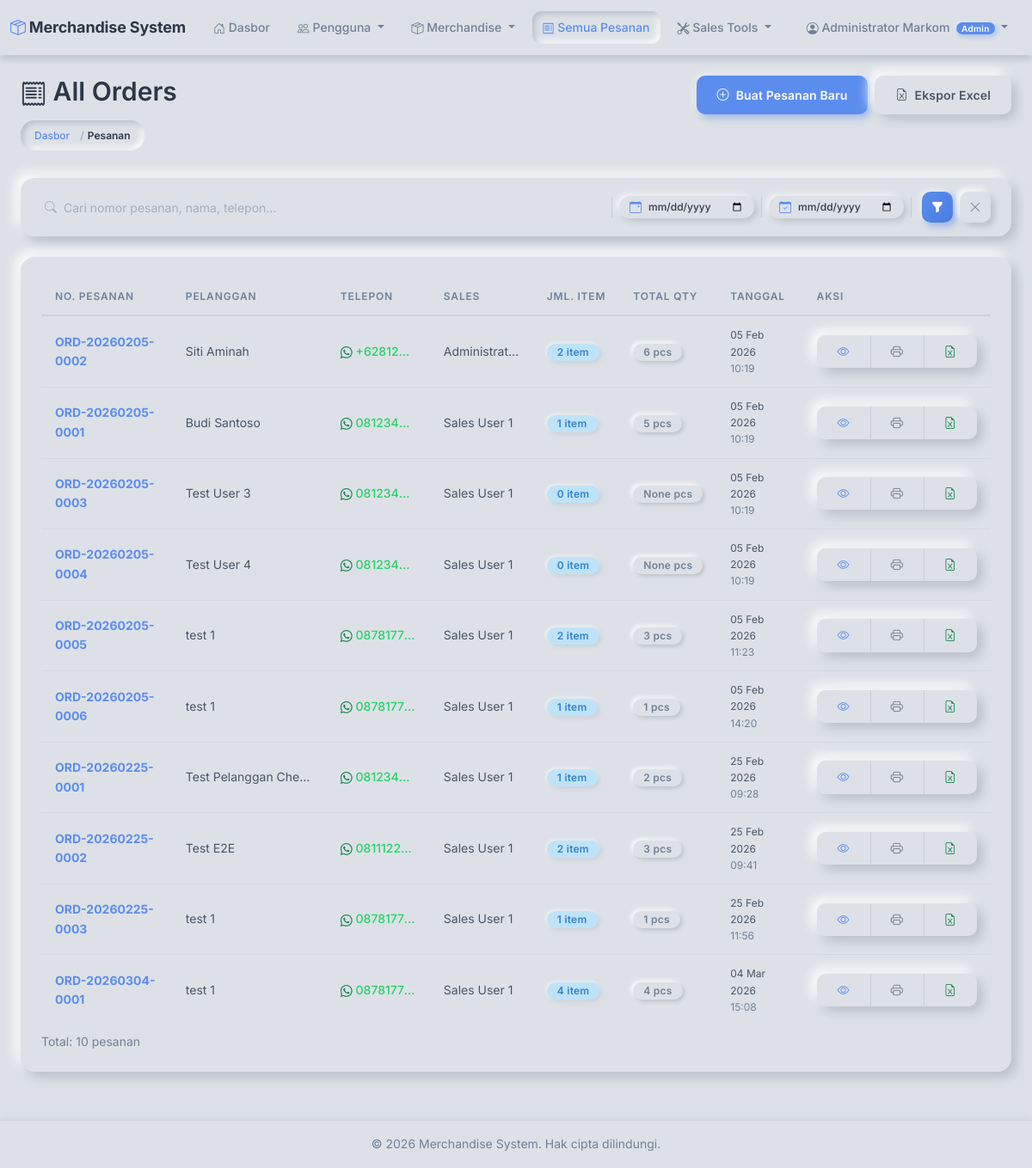
Screenshot of /orders/ (signed in) with the database file from the repository.
### accounts/models.py (models this page shows, shortened)
class User(AbstractUser):
    class Role(models.TextChoices):
        ADMIN = 'ADMIN', 'Admin (Markom)'
        SALES = 'SALES', 'Sales'
    role = models.CharField(
        max_length=10,
        choices=Role.choices,
        default=Role.SALES,
        help_text='User role: ADMIN for Markom, SALES for sales team'
    )
    full_name = models.CharField(
        max_length=255,
        help_text='Full name of the user'
    )
    phone = models.CharField(
        max_length=20,
        blank=True,
        help_text='Phone number'
    )
    force_password_change = models.BooleanField(
        default=False,
        help_text='User must change password on next login'
    )
    class Meta:
        db_table = 'users'
        verbose_name = 'User'
        verbose_name_plural = 'Users'
        ordering = ['-date_joined']
    @property
    def is_admin(self):
        return self.role == self.Role.ADMIN
    @property
    def is_sales(self):
        return self.role == self.Role.SALES

### orders/models.py (models this page shows, shortened)
class Order(models.Model):
    order_number = models.CharField(
        max_length=50,
        unique=True,
        help_text='Auto-generated order number (ORD-YYYYMMDD-XXXX)'
    )
    customer_name = models.CharField(
        max_length=200,
        help_text='Customer full name'
    )
    customer_phone = models.CharField(
        max_length=20,
        help_text='Customer WhatsApp number'
    )
    sales_user = models.ForeignKey(
        settings.AUTH_USER_MODEL,
        on_delete=models.PROTECT,
        related_name='orders',
        help_text='Sales user who created this order'
    )
    notes = models.TextField(
        blank=True,
        help_text='Additional notes or comments'
    )
    created_at = models.DateTimeField(
        auto_now_add=True,
        help_text='Order creation timestamp'
    )
    class Meta:
        db_table = 'orders'
        verbose_name = 'Order'
        verbose_name_plural = 'Orders'
        ordering = ['-created_at']

### orders/views.py (the view)
# urls.py: path('', views.order_list, name='order_list'),
@admin_or_sales_required
def order_list(request):
    search_query = request.GET.get('search', '')
    date_from = request.GET.get('date_from', '')
    date_to = request.GET.get('date_to', '')
    if request.user.is_admin:
        orders = Order.objects.select_related('sales_user').all()
        title = 'All Orders'
    else:
        orders = Order.objects.filter(sales_user=request.user).all()
        title = 'My Orders'
    if search_query:
        orders = orders.filter(
            Q(order_number__icontains=search_query) |
            Q(customer_name__icontains=search_query) |
            Q(customer_phone__icontains=search_query)
        )
    if date_from:
        orders = orders.filter(created_at__date__gte=date_from)
    if date_to:
        orders = orders.filter(created_at__date__lte=date_to)
    orders = orders.annotate(
        item_count=Count('items'),
        total_quantity=Sum('items__quantity')
    )
    context = {
        'orders': orders,
        'title': title,
        'search_query': search_query,
        'date_from': date_from,
        'date_to': date_to
    }
    return render(request, 'orders/order_list.html', context)

### orders/context_processors.py (called while the page is built)
def cart_context(request):
    if request.user.is_authenticated and hasattr(request.user, 'is_sales') and request.user.is_sales:
        cart = Cart(request)
        return {
            'navbar_cart_total': cart.get_total_quantity(),
            'navbar_cart_unique': cart.get_total_unique(),
        }
    return {
        'navbar_cart_total': 0,
        'navbar_cart_unique': 0,
    }

### templates/orders/order_list.html (shortened to what this page needs)
{% extends 'base.html' %}
{% block content %}
<div class="container-fluid">
    <div class="row mb-4 align-items-start">
        <div class="col">
            <h2><i class="bi bi-receipt"></i> {{ title }}</h2>
            <nav aria-label="breadcrumb">
                <ol class="breadcrumb">
                    <li class="breadcrumb-item"><a href="{% url 'dashboard:home' %}">Dasbor</a></li>
                    <li class="breadcrumb-item active">Pesanan</li>
                </ol>
            </nav>
        </div>
        <div class="col-12 col-md-auto d-flex flex-wrap gap-2 mt-3 mt-md-0">
            <a href="{% url 'orders:order_create' %}" class="btn btn-primary">
                <i class="bi bi-plus-circle"></i> Buat Pesanan Baru
            </a>
            <button type="button" class="btn btn-secondary" onclick="exportExcel()" id="exportBtn">
                <i class="bi bi-file-earmark-excel"></i> Ekspor Excel
            </button>
        </div>
    </div>
    <div class="compact-filter-bar mb-4">
        <form method="get" class="compact-filter-form">
            <div class="compact-filter-field compact-filter-search">
                <i class="bi bi-search compact-filter-icon"></i>
                <input type="text" name="search" class="compact-filter-input"
                       placeholder="Cari nomor pesanan, nama, telepon..."
                       maxlength="100"
                       value="{{ search_query }}">
            </div>
            <div class="compact-filter-date-wrap">
                <label class="compact-filter-date-pill">
                    <i class="bi bi-calendar-event compact-filter-icon"></i>
                    <input type="date" name="date_from" class="compact-filter-date"
                           title="Dari Tanggal" value="{{ date_from }}">
                </label>
            </div>
            <div class="compact-filter-date-wrap">
                <label class="compact-filter-date-pill">
                    <i class="bi bi-calendar-check compact-filter-icon"></i>
                    <input type="date" name="date_to" class="compact-filter-date"
                           title="Sampai Tanggal" value="{{ date_to }}">
                </label>
            </div>
            <div class="compact-filter-actions">
                <button type="submit" class="compact-filter-btn compact-filter-btn-primary" title="Terapkan Filter">
                    <i class="bi bi-funnel-fill"></i>
                </button>
                <a href="{% url 'orders:order_list' %}" class="compact-filter-btn compact-filter-btn-reset" title="Reset Filter">
                    <i class="bi bi-x-lg"></i>
                </a>
            </div>
        </form>
    </div>
    <div class="card">
        <div class="card-body">
            {% if orders %}
            <div class="table-responsive">
                <table class="table table-hover">
                    <thead>
                        <tr>
                            <th>No. Pesanan</th>
                            <th>Pelanggan</th>
                            <th>Telepon</th>
                            {% if user.is_admin %}
                            <th>Sales</th>
                            {% endif %}
                            <th>Jml. Item</th>
                            <th>Total Qty</th>
                            <th>Tanggal</th>
                            <th style="width: 120px;">Aksi</th>
                        </tr>
                    </thead>
                    <tbody>
                        {% for order in orders %}
                        <tr>
                            <td>
                                <a href="{% url 'orders:order_detail' order.pk %}" class="text-decoration-none">
                                    <strong>{{ order.order_number }}</strong>
                                </a>
                            </td>
                            <td class="cell-max-md" title="{{ order.customer_name }}">{{ order.customer_name|truncatechars:22 }}</td>
                            <td class="cell-max-sm">
                                <a href="https://wa.me/{{ order.customer_phone|cut:'+' }}" target="_blank"
                                   class="text-decoration-none text-overflow-ellipsis d-block"
                                   title="{{ order.customer_phone }}">
                                    <i class="bi bi-whatsapp text-success"></i> {{ order.customer_phone|truncatechars:18 }}
                                </a>
                            </td>
                            {% if user.is_admin %}
                            <td class="cell-max-sm" title="{{ order.sales_user.full_name }}">{{ order.sales_user.full_name|truncatechars:18 }}</td>
                            {% endif %}
                            <td>
                                <span class="badge bg-info">{{ order.item_count }} item</span>
                            </td>
                            <td>
                                <span class="badge bg-secondary">{{ order.total_quantity }} pcs</span>
                            </td>
                            <td style="font-size: var(--text-xs);">
                                {{ order.created_at|date:"d M Y" }}<br>
                                <span class="text-muted">{{ order.created_at|date:"H:i" }}</span>
                            </td>
                            <td>
                                <div class="btn-group btn-group-sm">
                                    <a href="{% url 'orders:order_detail' order.pk %}"
                                       class="btn btn-outline-primary" title="Lihat Detail">
                                        <i class="bi bi-eye"></i>
                                    </a>
                                    <a href="{% url 'orders:order_print' order.pk %}"
                                       class="btn btn-outline-secondary" title="Cetak" target="_blank">
                                        <i class="bi bi-printer"></i>
                                    </a>
                                    <a href="{% url 'orders:order_export_detail_excel' order.pk %}"
                                       class="btn btn-outline-success" title="Ekspor Excel">
                                        <i class="bi bi-file-earmark-excel"></i>
                                    </a>
                                </div>
                            </td>
                        </tr>
                        {% endfor %}
                    </tbody>
                </table>
            </div>
            <div class="text-muted mt-2" style="font-size: var(--text-sm);">
                Total: {{ orders.count }} pesanan
            </div>
            {% endif %}
        </div>
    </div>
</div>
{% endblock %}

### templates/base.html (shortened to what this page needs)
<!DOCTYPE html>
<html lang="id">
<head>
    <link href="https://cdn.jsdelivr.net/npm/bootstrap@5.3.0/dist/css/bootstrap.min.css" rel="stylesheet">
    <link rel="stylesheet" href="https://cdn.jsdelivr.net/npm/bootstrap-icons@1.11.0/font/bootstrap-icons.css">
    {% load static %}
    <link rel="stylesheet" href="{% static 'css/custom.css' %}">
</head>
<body>
    {% if user.is_authenticated %}
    <nav class="navbar navbar-expand-lg">
        <div class="container-fluid">
            <a class="navbar-brand" href="{% url 'dashboard:home' %}">
                <i class="bi bi-box-seam me-1" style="color: var(--color-accent);"></i>Merchandise System
            </a>
            <div class="collapse navbar-collapse" id="navbarNav">
                <ul class="navbar-nav me-auto">
                    <li class="nav-item">
                        <a class="nav-link {% if request.resolver_match.app_name == 'dashboard' %}active{% endif %}"
                           href="{% url 'dashboard:home' %}">
                            <i class="bi bi-house-door"></i> Dasbor
                        </a>
                    </li>
                    {% if user.is_admin %}
                    <li class="nav-item dropdown">
                        <a class="nav-link dropdown-toggle {% if request.resolver_match.app_name == 'accounts' %}active{% endif %}"
                           href="#" id="usersDropdown" role="button" data-bs-toggle="dropdown" aria-expanded="false">
                            <i class="bi bi-people"></i> Pengguna
                        </a>
                    </li>
                    <li class="nav-item dropdown">
                        <a class="nav-link dropdown-toggle {% if request.resolver_match.app_name == 'merchandise' %}active{% endif %}"
                           href="#" id="merchandiseDropdown" role="button" data-bs-toggle="dropdown" aria-expanded="false">
                            <i class="bi bi-box-seam"></i> Merchandise
                        </a>
                    </li>
                    <li class="nav-item">
                        <a class="nav-link {% if request.resolver_match.app_name == 'orders' %}active{% endif %}"
                           href="{% url 'orders:order_list' %}">
                            <i class="bi bi-receipt"></i> Semua Pesanan
                        </a>
                    </li>
                    <li class="nav-item dropdown">
                        <a class="nav-link dropdown-toggle {% if request.resolver_match.app_name == 'inventory' %}active{% endif %}"
                           href="#" id="inventoryDropdown" role="button" data-bs-toggle="dropdown" aria-expanded="false">
                            <i class="bi bi-tools"></i> Sales Tools
                        </a>
                    </li>
                    {% endif %}
                </ul>
                <ul class="navbar-nav">
                    <li class="nav-item dropdown">
                        <a class="nav-link dropdown-toggle" href="#" id="userDropdown"
                           role="button" data-bs-toggle="dropdown" aria-expanded="false">
                            <i class="bi bi-person-circle"></i>
                            {{ user.full_name }}
                            {% if user.is_admin %}
                                <span class="badge bg-primary ms-1 badge-role">Admin</span>
                            {% else %}
                                <span class="badge bg-secondary ms-1 badge-role">Sales</span>
                            {% endif %}
                        </a>
                    </li>
                </ul>
            </div>
        </div>
    </nav>
    {% endif %}
    <main class="{% if user.is_authenticated %}container-fluid py-4{% endif %}">
        {% block content %}{% endblock %}
    </main>
    {% if user.is_authenticated %}
    <footer>
        <div class="container-fluid">
            <p class="mb-0">&copy; {% now "Y" %} Merchandise System. Hak cipta dilindungi.</p>
        </div>
    </footer>
    {% endif %}
</body>
</html>

### rows the page displays
User: full_name "Administrator Markom"
Order: order_number "ORD-20260205-0002", customer_name "Siti Aminah", customer_phone "+62812…", sales_user.full_name "Administrat…", item_count "2", total_quantity "6", created_at "05 Feb 2026", created_at "10:19"
Order: order_number "ORD-20260205-0001", customer_name "Budi Santoso", customer_phone "081234…", sales_user.full_name "Sales User 1", item_count "1", total_quantity "5", created_at "05 Feb 2026", created_at "10:19"
Order: order_number "ORD-20260205-0003", customer_name "Test User 3", customer_phone "081234…", sales_user.full_name "Sales User 1", item_count "0", total_quantity "None", created_at "05 Feb 2026", created_at "10:19"
Order: order_number "ORD-20260205-0004", customer_name "Test User 4", customer_phone "081234…", sales_user.full_name "Sales User 1", item_count "0", total_quantity "None", created_at "05 Feb 2026", created_at "10:19"
Order: order_number "ORD-20260205-0005", customer_name "test 1", customer_phone "0878177…", sales_user.full_name "Sales User 1", item_count "2", total_quantity "3", created_at "05 Feb 2026", created_at "11:23"
Order: order_number "ORD-20260205-0006", customer_name "test 1", customer_phone "0878177…", sales_user.full_name "Sales User 1", item_count "1", total_quantity "1", created_at "05 Feb 2026", created_at "14:20"
Order: order_number "ORD-20260225-0001", customer_name "Test Pelanggan Che…", customer_phone "081234…", sales_user.full_name "Sales User 1", item_count "1", total_quantity "2", created_at "25 Feb 2026", created_at "09:28"
Order: order_number "ORD-20260225-0002", customer_name "Test E2E", customer_phone "0811122…", sales_user.full_name "Sales User 1", item_count "2", total_quantity "3", created_at "25 Feb 2026", created_at "09:41"
Order: order_number "ORD-20260225-0003", customer_name "test 1", customer_phone "0878177…", sales_user.full_name "Sales User 1", item_count "1", total_quantity "1", created_at "25 Feb 2026", created_at "11:56"
Order: order_number "ORD-20260304-0001", customer_name "test 1", customer_phone "0878177…", sales_user.full_name "Sales User 1", item_count "4", total_quantity "4", created_at "04 Mar 2026", created_at "15:08"

### other values shown
{{ title }} "All Orders"
{{ orders.count }} "10"
